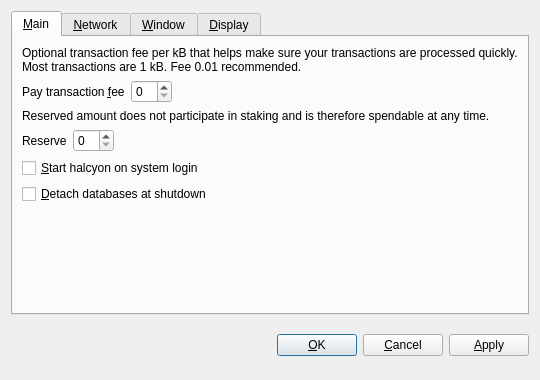
<?xml version="1.0" encoding="UTF-8"?>
<ui version="4.0">
 <class>OptionsDialog</class>
 <widget class="QDialog" name="OptionsDialog">
  <property name="geometry">
   <rect>
    <x>0</x>
    <y>0</y>
    <width>540</width>
    <height>380</height>
   </rect>
  </property>
  <property name="windowTitle">
   <string>Options</string>
  </property>
  <property name="modal">
   <bool>true</bool>
  </property>
  <layout class="QVBoxLayout" name="verticalLayout">
   <item>
    <widget class="QTabWidget" name="tabWidget">
     <property name="tabPosition">
      <enum>QTabWidget::North</enum>
     </property>
     <property name="currentIndex">
      <number>0</number>
     </property>
     <widget class="QWidget" name="tabMain">
      <attribute name="title">
       <string>&amp;Main</string>
      </attribute>
      <layout class="QVBoxLayout" name="verticalLayout_Main">
       <item>
        <widget class="QLabel" name="transactionFeeInfoLabel">
         <property name="text">
          <string>Optional transaction fee per kB that helps make sure your transactions are processed quickly. Most transactions are 1 kB. Fee 0.01 recommended.</string>
         </property>
         <property name="textFormat">
          <enum>Qt::PlainText</enum>
         </property>
         <property name="wordWrap">
          <bool>true</bool>
         </property>
        </widget>
       </item>
       <item>
        <layout class="QHBoxLayout" name="horizontalLayoutFee">
         <item>
          <widget class="QLabel" name="transactionFeeLabel">
           <property name="text">
            <string>Pay transaction &amp;fee</string>
           </property>
           <property name="textFormat">
            <enum>Qt::PlainText</enum>
           </property>
           <property name="buddy">
            <cstring>transactionFee</cstring>
           </property>
          </widget>
         </item>
         <item>
          <widget class="BitcoinAmountField" name="transactionFee"/>
         </item>
         <item>
          <spacer name="horizontalSpacerFee">
           <property name="orientation">
            <enum>Qt::Horizontal</enum>
           </property>
           <property name="sizeHint" stdset="0">
            <size>
             <width>40</width>
             <height>20</height>
            </size>
           </property>
          </spacer>
         </item>
        </layout>
       </item>
       <item>
        <widget class="QLabel" name="reserveBalanceInfoLabel">
         <property name="text">
          <string>Reserved amount does not participate in staking and is therefore spendable at any time.</string>
         </property>
         <property name="textFormat">
          <enum>Qt::PlainText</enum>
         </property>
         <property name="wordWrap">
          <bool>true</bool>
         </property>
        </widget>
       </item>
       <item>
        <layout class="QHBoxLayout" name="horizontalLayoutReserveBalance">
         <item>
          <widget class="QLabel" name="reserveBalanceLabel">
           <property name="text">
            <string>Reserve</string>
           </property>
           <property name="textFormat">
            <enum>Qt::PlainText</enum>
           </property>
           <property name="buddy">
            <cstring>reserveBalance</cstring>
           </property>
          </widget>
         </item>
         <item>
          <widget class="BitcoinAmountField" name="reserveBalance"/>
         </item>
         <item>
          <spacer name="horizontalSpacerReserveBalance">
           <property name="orientation">
            <enum>Qt::Horizontal</enum>
           </property>
           <property name="sizeHint" stdset="0">
            <size>
             <width>40</width>
             <height>20</height>
            </size>
           </property>
          </spacer>
         </item>
        </layout>
       </item>
       <item>
        <widget class="QCheckBox" name="bitcoinAtStartup">
         <property name="toolTip">
          <string>Automatically start halcyon after logging in to the system.</string>
         </property>
         <property name="text">
          <string>&amp;Start halcyon on system login</string>
         </property>
        </widget>
       </item>
       <item>
        <widget class="QCheckBox" name="detachDatabases">
         <property name="toolTip">
          <string>Detach block and address databases at shutdown. This means they can be moved to another data directory, but it slows down shutdown. The wallet is always detached.</string>
         </property>
         <property name="text">
          <string>&amp;Detach databases at shutdown</string>
         </property>
        </widget>
       </item>
       <item>
        <spacer name="verticalSpacer_Main">
         <property name="orientation">
          <enum>Qt::Vertical</enum>
         </property>
         <property name="sizeHint" stdset="0">
          <size>
           <width>20</width>
           <height>40</height>
          </size>
         </property>
        </spacer>
       </item>
      </layout>
     </widget>
     <widget class="QWidget" name="tabNetwork">
      <attribute name="title">
       <string>&amp;Network</string>
      </attribute>
      <layout class="QVBoxLayout" name="verticalLayout_Network">
       <item>
        <widget class="QCheckBox" name="mapPortUpnp">
         <property name="toolTip">
          <string>Automatically open the halcyon client port on the router. This only works when your router supports UPnP and it is enabled.</string>
         </property>
         <property name="text">
          <string>Map port using &amp;UPnP</string>
         </property>
        </widget>
       </item>
       <item>
        <widget class="QCheckBox" name="connectSocks">
         <property name="toolTip">
          <string>Connect to the halcyon network through a SOCKS proxy (e.g. when connecting through Tor).</string>
         </property>
         <property name="text">
          <string>&amp;Connect through SOCKS proxy:</string>
         </property>
        </widget>
       </item>
       <item>
        <layout class="QHBoxLayout" name="horizontalLayout_Network">
         <item>
          <widget class="QLabel" name="proxyIpLabel">
           <property name="text">
            <string>Proxy &amp;IP:</string>
           </property>
           <property name="textFormat">
            <enum>Qt::PlainText</enum>
           </property>
           <property name="buddy">
            <cstring>proxyIp</cstring>
           </property>
          </widget>
         </item>
         <item>
          <widget class="QValidatedLineEdit" name="proxyIp">
           <property name="maximumSize">
            <size>
             <width>140</width>
             <height>16777215</height>
            </size>
           </property>
           <property name="toolTip">
            <string>IP address of the proxy (e.g. 127.0.0.1)</string>
           </property>
          </widget>
         </item>
         <item>
          <widget class="QLabel" name="proxyPortLabel">
           <property name="text">
            <string>&amp;Port:</string>
           </property>
           <property name="textFormat">
            <enum>Qt::PlainText</enum>
           </property>
           <property name="buddy">
            <cstring>proxyPort</cstring>
           </property>
          </widget>
         </item>
         <item>
          <widget class="QLineEdit" name="proxyPort">
           <property name="maximumSize">
            <size>
             <width>55</width>
             <height>16777215</height>
            </size>
           </property>
           <property name="toolTip">
            <string>Port of the proxy (e.g. 9050)</string>
           </property>
          </widget>
         </item>
         <item>
          <widget class="QLabel" name="socksVersionLabel">
           <property name="text">
            <string>SOCKS &amp;Version:</string>
           </property>
           <property name="textFormat">
            <enum>Qt::PlainText</enum>
           </property>
           <property name="buddy">
            <cstring>socksVersion</cstring>
           </property>
          </widget>
         </item>
         <item>
          <widget class="QValueComboBox" name="socksVersion">
           <property name="toolTip">
            <string>SOCKS version of the proxy (e.g. 5)</string>
           </property>
          </widget>
         </item>
         <item>
          <spacer name="horizontalSpacer_Network">
           <property name="orientation">
            <enum>Qt::Horizontal</enum>
           </property>
           <property name="sizeHint" stdset="0">
            <size>
             <width>40</width>
             <height>20</height>
            </size>
           </property>
          </spacer>
         </item>
        </layout>
       </item>
       <item>
        <spacer name="verticalSpacer_Network">
         <property name="orientation">
          <enum>Qt::Vertical</enum>
         </property>
         <property name="sizeHint" stdset="0">
          <size>
           <width>20</width>
           <height>40</height>
          </size>
         </property>
        </spacer>
       </item>
      </layout>
     </widget>
     <widget class="QWidget" name="tabWindow">
      <attribute name="title">
       <string>&amp;Window</string>
      </attribute>
      <layout class="QVBoxLayout" name="verticalLayout_Window">
       <item>
        <widget class="QCheckBox" name="minimizeToTray">
         <property name="toolTip">
          <string>Show only a tray icon after minimizing the window.</string>
         </property>
         <property name="text">
          <string>&amp;Minimize to the tray instead of the taskbar</string>
         </property>
        </widget>
       </item>
       <item>
        <widget class="QCheckBox" name="minimizeOnClose">
         <property name="toolTip">
          <string>Minimize instead of exit the application when the window is closed. When this option is enabled, the application will be closed only after selecting Quit in the menu.</string>
         </property>
         <property name="text">
          <string>M&amp;inimize on close</string>
         </property>
        </widget>
       </item>
       <item>
        <spacer name="verticalSpacer_Window">
         <property name="orientation">
          <enum>Qt::Vertical</enum>
         </property>
         <property name="sizeHint" stdset="0">
          <size>
           <width>20</width>
           <height>40</height>
          </size>
         </property>
        </spacer>
       </item>
      </layout>
     </widget>
     <widget class="QWidget" name="tabDisplay">
      <attribute name="title">
       <string>&amp;Display</string>
      </attribute>
      <layout class="QVBoxLayout" name="verticalLayout_Display">
       <item>
        <layout class="QHBoxLayout" name="horizontalLayout_1_Display">
         <item>
          <widget class="QLabel" name="langLabel">
           <property name="text">
            <string>User Interface &amp;language:</string>
           </property>
           <property name="textFormat">
            <enum>Qt::PlainText</enum>
           </property>
           <property name="buddy">
            <cstring>lang</cstring>
           </property>
          </widget>
         </item>
         <item>
          <widget class="QValueComboBox" name="lang">
           <property name="toolTip">
            <string>The user interface language can be set here. This setting will take effect after restarting halcyon.</string>
           </property>
          </widget>
         </item>
        </layout>
       </item>
       <item>
        <layout class="QHBoxLayout" name="horizontalLayout_2_Display">
         <item>
          <widget class="QLabel" name="unitLabel">
           <property name="text">
            <string>&amp;Unit to show amounts in:</string>
           </property>
           <property name="textFormat">
            <enum>Qt::PlainText</enum>
           </property>
           <property name="buddy">
            <cstring>unit</cstring>
           </property>
          </widget>
         </item>
         <item>
          <widget class="QValueComboBox" name="unit">
           <property name="toolTip">
            <string>Choose the default subdivision unit to show in the interface and when sending coins.</string>
           </property>
          </widget>
         </item>
        </layout>
       </item>
       <item>
        <widget class="QCheckBox" name="displayAddresses">
         <property name="toolTip">
          <string>Whether to show halcyon addresses in the transaction list or not.</string>
         </property>
         <property name="text">
          <string>&amp;Display addresses in transaction list</string>
         </property>
        </widget>
       </item>
       <item>
        <widget class="QCheckBox" name="coinControlFeatures">
         <property name="toolTip">
          <string>Whether to show coin control features or not.</string>
         </property>
         <property name="text">
          <string>Display coin &amp;control features (experts only!)</string>
         </property>
        </widget>
       </item>
       <item>
        <spacer name="verticalSpacer_Display">
         <property name="orientation">
          <enum>Qt::Vertical</enum>
         </property>
         <property name="sizeHint" stdset="0">
          <size>
           <width>20</width>
           <height>40</height>
          </size>
         </property>
        </spacer>
       </item>
      </layout>
     </widget>
    </widget>
   </item>
   <item>
    <layout class="QHBoxLayout" name="horizontalLayout_Buttons">
     <item>
      <spacer name="horizontalSpacer_1">
       <property name="orientation">
        <enum>Qt::Horizontal</enum>
       </property>
       <property name="sizeHint" stdset="0">
        <size>
         <width>40</width>
         <height>48</height>
        </size>
       </property>
      </spacer>
     </item>
     <item>
      <widget class="QLabel" name="statusLabel">
       <property name="font">
        <font>
         <weight>75</weight>
         <bold>true</bold>
        </font>
       </property>
       <property name="text">
        <string/>
       </property>
       <property name="textFormat">
        <enum>Qt::PlainText</enum>
       </property>
       <property name="wordWrap">
        <bool>true</bool>
       </property>
      </widget>
     </item>
     <item>
      <spacer name="horizontalSpacer_2">
       <property name="orientation">
        <enum>Qt::Horizontal</enum>
       </property>
       <property name="sizeHint" stdset="0">
        <size>
         <width>40</width>
         <height>48</height>
        </size>
       </property>
      </spacer>
     </item>
     <item>
      <widget class="QPushButton" name="okButton">
       <property name="text">
        <string>&amp;OK</string>
       </property>
      </widget>
     </item>
     <item>
      <widget class="QPushButton" name="cancelButton">
       <property name="text">
        <string>&amp;Cancel</string>
       </property>
       <property name="autoDefault">
        <bool>false</bool>
       </property>
      </widget>
     </item>
     <item>
      <widget class="QPushButton" name="applyButton">
       <property name="text">
        <string>&amp;Apply</string>
       </property>
       <property name="autoDefault">
        <bool>false</bool>
       </property>
      </widget>
     </item>
    </layout>
   </item>
  </layout>
 </widget>
 <customwidgets>
  <customwidget>
   <class>BitcoinAmountField</class>
   <extends>QSpinBox</extends>
   <header>bitcoinamountfield.h</header>
  </customwidget>
  <customwidget>
   <class>QValueComboBox</class>
   <extends>QComboBox</extends>
   <header>qvaluecombobox.h</header>
  </customwidget>
  <customwidget>
   <class>QValidatedLineEdit</class>
   <extends>QLineEdit</extends>
   <header>qvalidatedlineedit.h</header>
  </customwidget>
 </customwidgets>
 <resources/>
 <connections/>
</ui>
